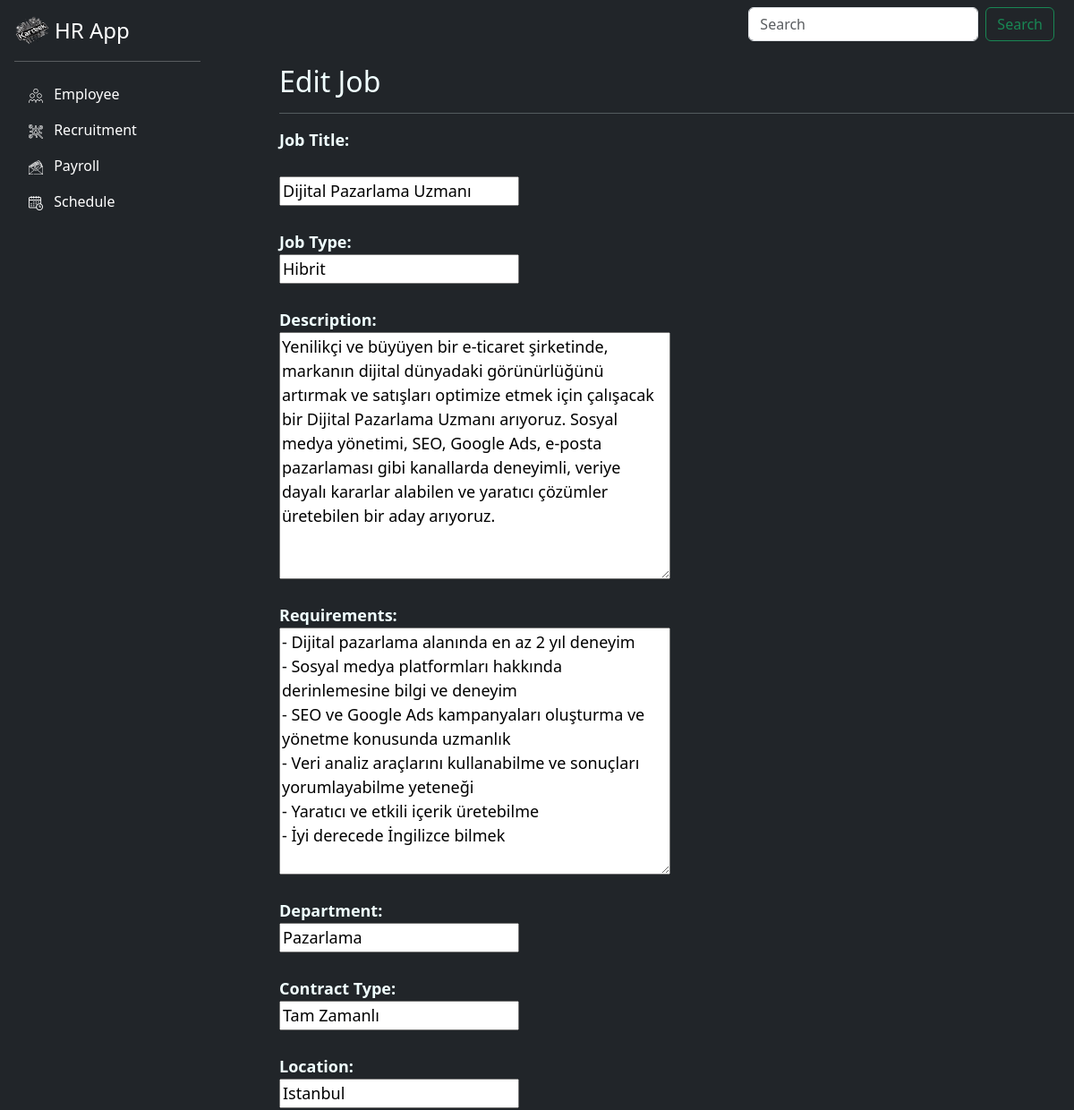
Page /hr_app/edit_job/1/ (upper part) on the earlier database version.
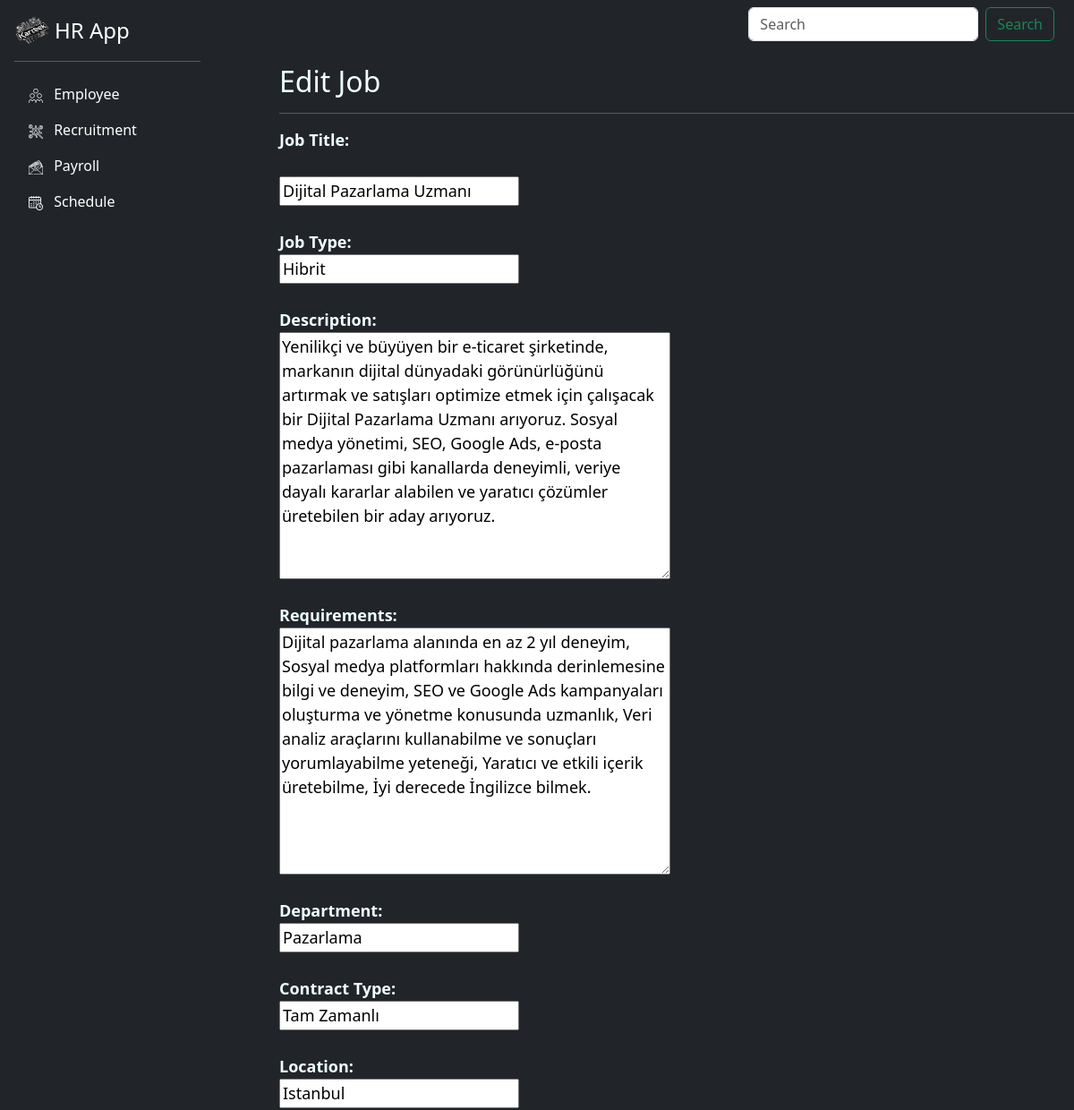
Same page on the later database version.
### hr_app/models.py (models this page shows, shortened)
class Recruitment(models.Model):
    job_title = models.CharField(max_length=100)
    job_type = models.CharField(max_length=100)
    description = models.TextField()
    requirements = models.TextField()
    active_until = models.DateField()
    department = models.CharField(max_length=100)
    contract_type = models.CharField(max_length=100)
    location = models.CharField(max_length=100)

### hr_app/views.py (the view)
# urls.py: path("edit_job/<int:id>/",views.edit_job,name="edit_job"),
def edit_job(request,id):
    job = get_object_or_404(Recruitment,id=id)
    if request.method == "POST":
        form = AddNewJob(request.POST,instance=job)
        if form.is_valid():
            form.save()
            messages.success(request,"Job edited successfully!")
            jobs = Recruitment.objects.all()
            return render(request,"jobs.html",{"jobs":jobs})
        else:
            messages.error(request,"Job couldn't be edited. Please check the errors.")
    else:
       form = AddNewJob(instance=job)
    return render(request,"editjob.html",{"form":form})

### hr_app/forms.py
class AddNewJob(ModelForm):
    class Meta:
        model = Recruitment
        fields = ["job_title","job_type","description","requirements","active_until",
                  "department","contract_type","location"]

### hr_app/templates/editjob.html (shortened to what this page needs)
{% extends "base.html" %}
{% load static %}
{% block content %}
<div class="container fixed-top label" style="margin-left: 25%; margin-top: 6%; max-height: 80vh; overflow-y: auto; color: azure;">
<form method="post" enctype="multipart/form-data" action="" id="myForm">
    <fieldset>
        <legend><h2>Edit Job</h2></legend>
        <hr>
        <label for="{{ form.job_title.id_for_label }}" style="font-weight: bold;font-size:18px;">Job Title:</label>
        <br><br>
        {{ form.job_title}}
        <br><br>
        <label for="{{ form.job_type.id_for_label }}">Job Type:</label>
        <br>
        {{ form.job_type }}
        <br><br>
        <label for="{{ form.description.id_for_label }}">Description:</label>
        <br>
        {{ form.description }}
        <br><br>
        <label for="{{ form.requirements.id_for_label }}">Requirements:</label>
        <br>
        {{ form.requirements }}
        <br><br>
        <label for="{{ form.address.id_for_label }}">Department:</label>
        <br>
        {{ form.department}}
        <br><br>
        <label for="{{ form.contract_type.id_for_label }}">Contract Type:</label>
        <br>
        {{ form.contract_type }}
        <br><br>
        <label for="{{ form.location.id_for_label }}">Location:</label>
        <br>
        {{ form.location }}
        <br><br>
        <br>
        <br><br>
    </fieldset>
    <br><br>
   <br><br>
</form>
</div>
{% endblock %}

Differences in the rows shown:
changed Recruitment "Dijital Pazarlama Uzmanı": requirements "- Dijital pazarlama alanında en az 2 yıl deneyim - Sosyal medya platformları hakkında derinlemesine bilgi ve deneyim - SEO ve Google Ads kampanyaları oluşturma ve yönetme konusunda uzmanlık - Veri analiz araçlarını kullanabilme ve sonuçları yorumlayabilme yeteneği - Yaratıcı ve etkili içerik üretebilme - İyi derecede İngilizce bilmek" → "Dijital pazarlama alanında en az 2 yıl deneyim, Sosyal medya platformları hakkında derinlemesine bilgi ve deneyim, SEO ve Google Ads kampanyaları oluşturma ve yönetme konusunda uzmanlık, Veri analiz araçlarını kullanabilme ve sonuçları yorumlayabilme yeteneği, Yaratıcı ve etkili içerik üretebilme, İyi derecede İngilizce bilmek."
